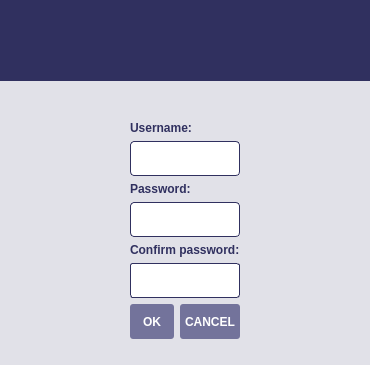
      <widget class="QWidget" name="signup">
       <layout class="QVBoxLayout" name="verticalLayout_6">
        <property name="leftMargin">
         <number>0</number>
        </property>
        <property name="topMargin">
         <number>0</number>
        </property>
        <property name="rightMargin">
         <number>0</number>
        </property>
        <property name="bottomMargin">
         <number>0</number>
        </property>
        <item>
         <widget class="QWidget" name="widget_2" native="true">
          <property name="styleSheet">
           <string notr="true">background: #E1E1E8;</string>
          </property>
          <layout class="QVBoxLayout" name="verticalLayout">
           <property name="spacing">
            <number>6</number>
           </property>
           <property name="leftMargin">
            <number>0</number>
           </property>
           <property name="topMargin">
            <number>0</number>
           </property>
           <property name="rightMargin">
            <number>0</number>
           </property>
           <property name="bottomMargin">
            <number>6</number>
           </property>
           <item>
            <widget class="QFrame" name="top_frame_3">
             <property name="minimumSize">
              <size>
               <width>0</width>
               <height>81</height>
              </size>
             </property>
             <property name="maximumSize">
              <size>
               <width>16777215</width>
               <height>81</height>
              </size>
             </property>
             <property name="styleSheet">
              <string notr="true">background: #30305F;</string>
             </property>
             <property name="frameShape">
              <enum>QFrame::StyledPanel</enum>
             </property>
             <property name="frameShadow">
              <enum>QFrame::Raised</enum>
             </property>
             <widget class="QLabel" name="signup_status_label">
              <property name="geometry">
               <rect>
                <x>0</x>
                <y>0</y>
                <width>450</width>
                <height>81</height>
               </rect>
              </property>
              <property name="text">
               <string/>
              </property>
              <property name="alignment">
               <set>Qt::AlignCenter</set>
              </property>
             </widget>
            </widget>
           </item>
           <item>
            <layout class="QVBoxLayout" name="verticalLayout_11">
             <property name="leftMargin">
              <number>130</number>
             </property>
             <property name="topMargin">
              <number>34</number>
             </property>
             <property name="rightMargin">
              <number>130</number>
             </property>
             <item>
              <widget class="QLabel" name="label_3">
               <property name="styleSheet">
                <string notr="true">QLabel
{
        font: 13pt &quot;Open Sans Light&quot;;
		font-weight: bold;
		color: #30305F ;
}</string>
               </property>
               <property name="text">
                <string>Username:</string>
               </property>
              </widget>
             </item>
             <item>
              <widget class="QLineEdit" name="signup_username">
               <property name="styleSheet">
                <string notr="true">QLineEdit
{
        font: 14pt &quot;Open Sans&quot;;
		color: black;
        border:1px solid  #30305F ;
        min-height: 33px;
        background: white;
		border-radius: 4px;
}

QLineEdit:focus
{
        border:1px solid  #161626;
} </string>
               </property>
               <property name="text">
                <string/>
               </property>
               <property name="maxLength">
                <number>20</number>
               </property>
              </widget>
             </item>
             <item>
              <widget class="QLabel" name="label_4">
               <property name="styleSheet">
                <string notr="true">QLabel
{
        font: 13pt &quot;Open Sans Light&quot;;
		font-weight: bold;
		color: #30305F ;
		
}</string>
               </property>
               <property name="text">
                <string>Password:</string>
               </property>
              </widget>
             </item>
             <item>
              <widget class="QLineEdit" name="signup_password">
               <property name="styleSheet">
                <string notr="true">QLineEdit
{	
      	font: 14pt &quot;Open Sans&quot;;
		color: black;
        border:1px solid  #30305F ;
        min-height: 33px;
        background: white;
		border-radius: 4px;
}

QLineEdit:focus
{
        border:1px solid  #161626 ;
} </string>
               </property>
               <property name="inputMethodHints">
                <set>Qt::ImhHiddenText|Qt::ImhNoAutoUppercase|Qt::ImhNoPredictiveText|Qt::ImhSensitiveData</set>
               </property>
               <property name="text">
                <string/>
               </property>
               <property name="maxLength">
                <number>30</number>
               </property>
               <property name="echoMode">
                <enum>QLineEdit::Password</enum>
               </property>
              </widget>
             </item>
             <item>
              <widget class="QLabel" name="label_5">
               <property name="styleSheet">
                <string notr="true">QLabel
{
        font: 13pt &quot;Open Sans Light&quot;;
		font-weight: bold;
		color: #30305F ;
}</string>
               </property>
               <property name="text">
                <string>Confirm password:</string>
               </property>
              </widget>
             </item>
             <item>
              <widget class="QLineEdit" name="signup_confirm">
               <property name="styleSheet">
                <string notr="true">QLineEdit
{
        font: 14pt &quot;Open Sans&quot;;
		color: black;
        border:1px solid  #30305F ;
        min-height: 33px;
        background: white;
		border-radius: 3px;
}

QLineEdit:focus
{
        border:1px solid  #161626 ;
} </string>
               </property>
               <property name="inputMethodHints">
                <set>Qt::ImhHiddenText|Qt::ImhNoAutoUppercase|Qt::ImhNoPredictiveText|Qt::ImhSensitiveData</set>
               </property>
               <property name="text">
                <string/>
               </property>
               <property name="maxLength">
                <number>30</number>
               </property>
               <property name="echoMode">
                <enum>QLineEdit::Password</enum>
               </property>
              </widget>
             </item>
             <item>
              <layout class="QHBoxLayout" name="horizontalLayout_2">
               <item>
                <widget class="QPushButton" name="signup_button">
                 <property name="styleSheet">
                  <string notr="true">QPushButton:enabled
{
                font: 13pt &quot;Open Sans Semibold&quot;;
				font-weight: bold;
                background:  #73739b;
                border-radius: 3px;
                min-height:25px;
                padding: 5px;
           		outline: 0;
                color: white;
}

QPushButton:hover
{
                background: #7a7aa1;
}

QPushButton:pressed
 {
        background: #8f8fb3;
}</string>
                 </property>
                 <property name="text">
                  <string>OK</string>
                 </property>
                </widget>
               </item>
               <item>
                <widget class="QPushButton" name="signup_login">
                 <property name="styleSheet">
                  <string notr="true">QPushButton:enabled
{
                font: 13pt &quot;Open Sans Semibold&quot;;
				font-weight: bold;
                background:  #73739b;
                border-radius: 3px;
                min-height:25px;
                padding: 5px;
                outline: 0;
                color: white;
}

QPushButton:hover
{
                background: #7a7aa1;
}

QPushButton:pressed
 {
        background: #8f8fb3;
}</string>
                 </property>
                 <property name="text">
                  <string>CANCEL</string>
                 </property>
                </widget>
               </item>
              </layout>
             </item>
            </layout>
           </item>
           <item>
            <widget class="QLabel" name="signup_error">
             <property name="styleSheet">
              <string notr="true">font: 10pt &quot;Open Sans Light&quot;;</string>
             </property>
             <property name="text">
              <string/>
             </property>
             <property name="alignment">
              <set>Qt::AlignCenter</set>
             </property>
            </widget>
           </item>
          </layout>
         </widget>
        </item>
       </layout>
      </widget>
